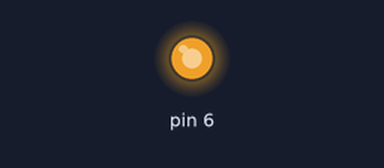
Simulated run of this sketch. Board: Arduino Uno, built with avr-gcc and run on an emulated ATmega328P. Parts: output pins drawn as LEDs (lit = HIGH). What the sketch prints to the serial monitor is not drawn.

Above: at 0.05 s.
Timing chart, 0 to 6.5 s (numbered marks = the images above):
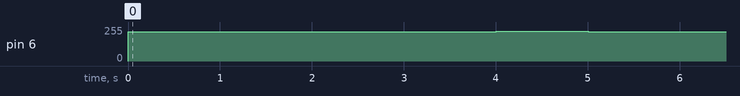

The sketch:

loop_through_level.ino
```cpp
void setup() {
  // put your setup code here, to run once:
pinMode(6, OUTPUT);
Serial.begin(9600);
}
int i = 218;
int initial = i;
void loop() {
  // put your main code here, to run repeatedly:
analogWrite(6,i);
Serial.println(i);
i++;
delay(1000);
if(i ==223){
  i = initial;
}
}
```

Measured:
- by itself, pin 6: repeats every 5.0 s: 219/255 1.0 s, 220/255 1.0 s, 221/255 1.0 s, 222/255 1.0 s, 218/255 1.0 s
